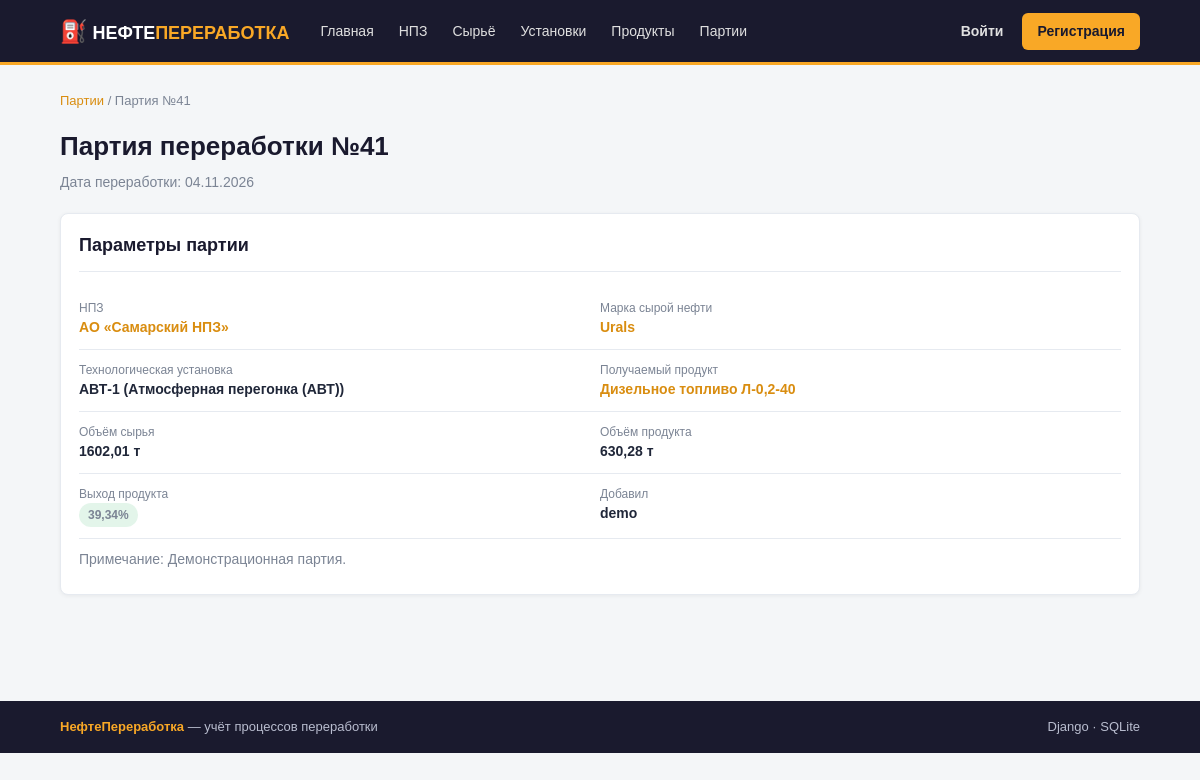
The page /batches/41/ on the database its author committed.
### refining/models.py (models this page shows, shortened)
class ProductionBatch(models.Model):
    refinery = models.ForeignKey(
        Refinery, on_delete=models.CASCADE, related_name='batches', verbose_name='НПЗ'
    )
    crude_oil = models.ForeignKey(
        CrudeOil, on_delete=models.PROTECT, related_name='batches', verbose_name='Марка нефти'
    )
    unit = models.ForeignKey(
        ProcessUnit, on_delete=models.PROTECT, related_name='batches', verbose_name='Установка'
    )
    product = models.ForeignKey(
        Product, on_delete=models.PROTECT, related_name='batches', verbose_name='Продукт'
    )
    input_volume = models.DecimalField(
        'Объём сырья, тонн', max_digits=12, decimal_places=2
    )
    output_volume = models.DecimalField(
        'Объём продукта, тонн', max_digits=12, decimal_places=2
    )
    produced_at = models.DateField('Дата переработки')
    created_by = models.ForeignKey(
        settings.AUTH_USER_MODEL,
        on_delete=models.SET_NULL,
        null=True,
        blank=True,
        related_name='batches',
        verbose_name='Добавил',
    )
    notes = models.TextField('Примечание', blank=True)
    created_at = models.DateTimeField('Создано', auto_now_add=True)
    class Meta:
        verbose_name = 'Партия переработки'
        verbose_name_plural = 'Партии переработки'
        ordering = ['-produced_at', '-created_at']
    @property
    def yield_percent(self):
        if self.input_volume and self.input_volume > 0:
            return round(float(self.output_volume) / float(self.input_volume) * 100, 2)
        return 0

class Refinery(models.Model):
    name = models.CharField('Название', max_length=150, unique=True)
    location = models.CharField('Местоположение', max_length=150)
    capacity = models.PositiveIntegerField(
        'Мощность, млн тонн/год', help_text='Проектная мощность по переработке сырой нефти'
    )
    founded = models.PositiveSmallIntegerField('Год пуска', null=True, blank=True)
    description = models.TextField('Описание', blank=True)
    class Meta:
        verbose_name = 'НПЗ'
        verbose_name_plural = 'Нефтеперерабатывающие заводы'
        ordering = ['name']
    def get_absolute_url(self):
        return reverse('refining:refinery_detail', args=[self.pk])

class CrudeOil(models.Model):
    name = models.CharField('Марка нефти', max_length=100, unique=True)
    density = models.DecimalField('Плотность, кг/м³', max_digits=7, decimal_places=1)
    sulfur = models.DecimalField('Содержание серы, %', max_digits=4, decimal_places=2)
    api_gravity = models.DecimalField('API-плотность', max_digits=5, decimal_places=1, blank=True, null=True)
    description = models.TextField('Описание', blank=True)
    class Meta:
        verbose_name = 'Марка нефти'
        verbose_name_plural = 'Марки сырой нефти'
        ordering = ['name']

class ProcessUnit(models.Model):
    PROCESS_TYPES = [
        ('CDU', 'Атмосферная перегонка (АВТ)'),
        ('VDU', 'Вакуумная перегонка'),
        ('FCC', 'Каталитический крекинг'),
        ('HYDRO', 'Гидроочистка'),
        ('REFORM', 'Каталитический риформинг'),
        ('COKING', 'Коксование'),
        ('ISOM', 'Изомеризация'),
    ]
    refinery = models.ForeignKey(
        Refinery, on_delete=models.CASCADE, related_name='units', verbose_name='НПЗ'
    )
    name = models.CharField('Название установки', max_length=150)
    process_type = models.CharField('Тип процесса', max_length=10, choices=PROCESS_TYPES)
    capacity = models.PositiveIntegerField('Мощность, тыс. тонн/год')
    commissioned = models.PositiveSmallIntegerField('Год ввода', null=True, blank=True)
    class Meta:
        verbose_name = 'Установка'
        verbose_name_plural = 'Технологические установки'
        ordering = ['refinery', 'name']

class Product(models.Model):
    CATEGORY_CHOICES = [
        ('FUEL', 'Моторное топливо'),
        ('DIESEL', 'Дизельное топливо'),
        ('JET', 'Авиационный керосин'),
        ('FUEL_OIL', 'Топочный мазут'),
        ('LUBE', 'Смазочные материалы'),
        ('BITUMEN', 'Битум'),
        ('PETROCHEM', 'Нефтехимия'),
        ('GAS', 'Сжиженные газы'),
    ]
    name = models.CharField('Название продукта', max_length=150, unique=True)
    category = models.CharField('Категория', max_length=12, choices=CATEGORY_CHOICES)
    density = models.DecimalField(
        'Плотность, кг/м³', max_digits=7, decimal_places=1, blank=True, null=True
    )
    description = models.TextField('Описание', blank=True)
    class Meta:
        verbose_name = 'Нефтепродукт'
        verbose_name_plural = 'Нефтепродукты'
        ordering = ['name']

### refining/views.py (the view)
# urls.py: path('batches/<int:pk>/', views.BatchDetailView.as_view(), name='batch_detail'),
class BatchDetailView(DetailView):
    model = ProductionBatch
    template_name = 'refining/batch_detail.html'
    context_object_name = 'batch'
    def get_queryset(self):
        return ProductionBatch.objects.select_related(
            'refinery', 'crude_oil', 'unit', 'product', 'created_by'
        )

### templates/refining/batch_detail.html (shortened to what this page needs)
{% extends 'refining/base.html' %}
{% block content %}
<nav class="breadcrumbs"><a href="{% url 'refining:batch_list' %}">Партии</a> / Партия №{{ batch.pk }}</nav>
<div class="page-header">
    <div>
        <h1>Партия переработки №{{ batch.pk }}</h1>
        <p class="muted">Дата переработки: {{ batch.produced_at|date:"d.m.Y" }}</p>
    </div>
</div>
<section class="card">
    <div class="card-header"><h2>Параметры партии</h2></div>
    <div class="detail-grid">
        <div class="detail-item"><span>НПЗ</span><strong><a href="{{ batch.refinery.get_absolute_url }}">{{ batch.refinery.name }}</a></strong></div>
        <div class="detail-item"><span>Марка сырой нефти</span><strong><a href="{% url 'refining:crudeoil_detail' batch.crude_oil.pk %}">{{ batch.crude_oil.name }}</a></strong></div>
        <div class="detail-item"><span>Технологическая установка</span><strong>{{ batch.unit.name }} ({{ batch.unit.get_process_type_display }})</strong></div>
        <div class="detail-item"><span>Получаемый продукт</span><strong><a href="{% url 'refining:product_detail' batch.product.pk %}">{{ batch.product.name }}</a></strong></div>
        <div class="detail-item"><span>Объём сырья</span><strong>{{ batch.input_volume|floatformat:2 }} т</strong></div>
        <div class="detail-item"><span>Объём продукта</span><strong>{{ batch.output_volume|floatformat:2 }} т</strong></div>
        <div class="detail-item"><span>Выход продукта</span><strong><span class="badge badge-green">{{ batch.yield_percent|floatformat:2 }}%</span></strong></div>
        <div class="detail-item"><span>Добавил</span><strong>{{ batch.created_by|default:"система" }}</strong></div>
    </div>
    {% if batch.notes %}
    <div class="card-body"><p class="muted">Примечание: {{ batch.notes|linebreaksbr }}</p></div>
    {% endif %}
</section>
{% endblock %}

### templates/refining/base.html (style rules this page uses)
body { font-family: Arial, sans-serif; margin: 0; background: #f4f6f8; color: #202739; line-height: 1.5; }
a { color: #d98d10; text-decoration: none; }
.page-header { display: flex; justify-content: space-between; align-items: center; gap: 14px; margin-bottom: 20px; flex-wrap: wrap; }
h1 { font-size: 26px; margin: 0 0 6px; color: #1a1a2e; }
h2 { font-size: 18px; margin: 0 0 12px; color: #1a1a2e; }
.muted { color: #7b8494; font-size: 14px; margin: 0; }
.card { background: #fff; border: 1px solid #e6eaf0; border-radius: 8px; padding: 18px; margin-bottom: 16px; box-shadow: 0 1px 4px rgba(0,0,0,.06); }
.card-header { display: flex; justify-content: space-between; align-items: center; padding-bottom: 12px; border-bottom: 1px solid #e6eaf0; margin-bottom: 12px; }
.card-header h2 { margin: 0; }
.card-body { padding: 6px 0; }
.badge { display: inline-block; padding: 3px 9px; border-radius: 999px; font-size: 12px; }
.badge-green { background: rgba(39,174,96,.13); color: #27ae60; }
.breadcrumbs { color: #7b8494; font-size: 13px; margin-bottom: 16px; }
.detail-grid { display: grid; grid-template-columns: 1fr 1fr; padding: 4px 0; }
.detail-item { display: flex; flex-direction: column; padding: 11px 0; border-bottom: 1px solid #e6eaf0; }
.detail-item span { color: #7b8494; font-size: 12px; }
.detail-item strong { font-size: 14px; }

### rows shown on the page
ProductionBatch: pk "41", produced_at "04.11.2026", refinery.name "АО «Самарский НПЗ»", crude_oil.name "Urals", unit.name "АВТ-1", unit.process_type "Атмосферная перегонка (АВТ)", product.name "Дизельное топливо Л-0,2-40", input_volume "1602,01", output_volume "630,28", yield_percent "39,34", created_by "demo", notes "Демонстрационная партия."
